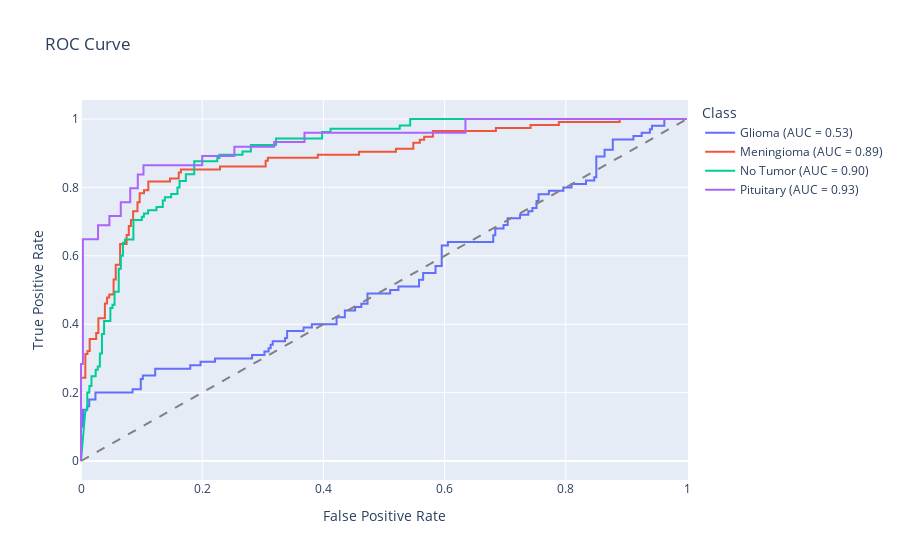

Notebook code cell kept with this figure:
### Code cell
courbe_ROC(model_2,x_test,y_test)

### Figure 1 — Plotly figure (JSON) as saved in the notebook; plotly's stock layout.template omitted (floating-point values rounded to 4 significant figures; data arrays with more than 128 entries replaced by an {"elided": "..."} marker saying what was removed)
{"data": [{"hovertemplate": "Class=Glioma (AUC = 0.53)<br>FPR=%{x}<br>TPR=%{y}<extra></extra>", "legendgroup": "Glioma (AUC = 0.53)", "line": {"color": "#636efa", "dash": "solid"}, "marker": {"symbol": "circle"}, "mode": "lines", "name": "Glioma (AUC = 0.53)", "orientation": "v", "showlegend": true, "type": "scatter", "x": {"elided": "170 float values"}, "xaxis": "x", "y": {"elided": "170 float values"}, "yaxis": "y"}, {"hovertemplate": "Class=Meningioma (AUC = 0.89)<br>FPR=%{x}<br>TPR=%{y}<extra></extra>", "legendgroup": "Meningioma (AUC = 0.89)", "line": {"color": "#EF553B", "dash": "solid"}, "marker": {"symbol": "circle"}, "mode": "lines", "name": "Meningioma (AUC = 0.89)", "orientation": "v", "showlegend": true, "type": "scatter", "x": {"elided": "148 float values"}, "xaxis": "x", "y": {"elided": "148 float values"}, "yaxis": "y"}, {"hovertemplate": "Class=No Tumor (AUC = 0.90)<br>FPR=%{x}<br>TPR=%{y}<extra></extra>", "legendgroup": "No Tumor (AUC = 0.90)", "line": {"color": "#00cc96", "dash": "solid"}, "marker": {"symbol": "circle"}, "mode": "lines", "name": "No Tumor (AUC = 0.90)", "orientation": "v", "showlegend": true, "type": "scatter", "x": {"elided": "146 float values"}, "xaxis": "x", "y": {"elided": "146 float values"}, "yaxis": "y"}, {"hovertemplate": "Class=Pituitary (AUC = 0.93)<br>FPR=%{x}<br>TPR=%{y}<extra></extra>", "legendgroup": "Pituitary (AUC = 0.93)", "line": {"color": "#ab63fa", "dash": "solid"}, "marker": {"symbol": "circle"}, "mode": "lines", "name": "Pituitary (AUC = 0.93)", "orientation": "v", "showlegend": true, "type": "scatter", "x": [0, 0, 0, 0, 0, 0, 0, 0, 0.003125, 0.003125, 0.003125, 0.003125, 0.003125, 0.003125, 0.003125, 0.003125, 0.003125, 0.003125, 0.003125, 0.003125, 0.02813, 0.02813, 0.0375, 0.04375, 0.04688, 0.04688, 0.05312, 0.05937, 0.06563, 0.06563, 0.08125, 0.08125, 0.08125, 0.09375, 0.09375, 0.1031, 0.1031, 0.1125, 0.1187, 0.1375, 0.1437, 0.1562, 0.1656, 0.1719, 0.2, 0.2, 0.2156, 0.2281, 0.2531, 0.2531, 0.2562, 0.2625, 0.3187, 0.3187, 0.325, 0.3281, 0.3344, 0.3688, 0.3688, 0.375, 0.3937, 0.4, 0.5219, 0.5281, 0.5375, 0.5437, 0.5687, 0.5781, 0.5969, 0.6031, 0.6125, 0.6188, 0.6344, 0.6344, 0.65, 0.6562, 0.6969, 0.7031, 0.7063, 0.7125, 0.7156, 0.7219, 0.7531, 0.7625, 0.775, 0.7812, 0.8281, 0.8344, 0.8375, 0.85, 0.8594, 0.8656, 0.9094, 0.9156, 0.9469, 0.9531, 0.9688, 0.9844, 0.9906, 1], "xaxis": "x", "y": [0, 0.08108, 0.1081, 0.1216, 0.1757, 0.2162, 0.2432, 0.2838, 0.2838, 0.3108, 0.3243, 0.4054, 0.4324, 0.473, 0.4865, 0.527, 0.5811, 0.5946, 0.6351, 0.6486, 0.6486, 0.6892, 0.6892, 0.6892, 0.6892, 0.7162, 0.7162, 0.7162, 0.7162, 0.7568, 0.7568, 0.7838, 0.7973, 0.7973, 0.8378, 0.8378, 0.8649, 0.8649, 0.8649, 0.8649, 0.8649, 0.8649, 0.8649, 0.8649, 0.8649, 0.8919, 0.8919, 0.8919, 0.8919, 0.9189, 0.9189, 0.9189, 0.9189, 0.9324, 0.9324, 0.9324, 0.9324, 0.9324, 0.9595, 0.9595, 0.9595, 0.9595, 0.9595, 0.9595, 0.9595, 0.9595, 0.9595, 0.9595, 0.9595, 0.9595, 0.9595, 0.9595, 0.9595, 1, 1, 1, 1, 1, 1, 1, 1, 1, 1, 1, 1, 1, 1, 1, 1, 1, 1, 1, 1, 1, 1, 1, 1, 1, 1, 1], "yaxis": "y"}], "layout": {"legend": {"title": {"text": "Class"}, "tracegroupgap": 0}, "shapes": [{"line": {"color": "gray", "dash": "dash"}, "type": "line", "x0": 0, "x1": 1, "y0": 0, "y1": 1}], "title": {"text": "ROC Curve"}, "xaxis": {"anchor": "y", "domain": [0, 1], "title": {"text": "False Positive Rate"}}, "yaxis": {"anchor": "x", "domain": [0, 1], "title": {"text": "True Positive Rate"}}}}
